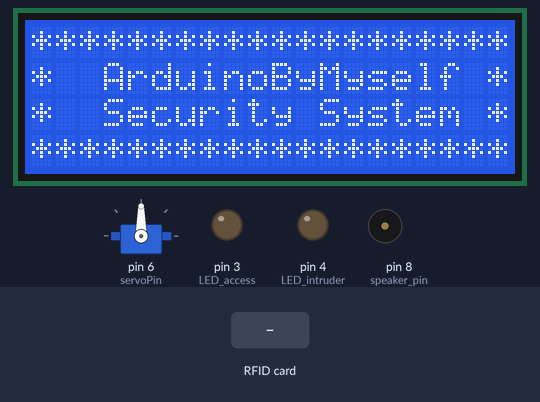
Bench run of a sketch on a simulated Arduino Uno, built with avr-gcc and run on an emulated ATmega328P. On the bench: servo, 20×4 character LCD, output pins drawn as LEDs (lit = HIGH), buzzer (waves = sounding). The inputs (shaded band) are chosen by the test bench. Pins used as bus, display or sensor lines are not drawn; what the sketch prints to the serial monitor is not drawn.

Above: at 0.6 s.
4.8 s: RFID card 5E 7A 19 C4 held to the reader
At 8.8 s:
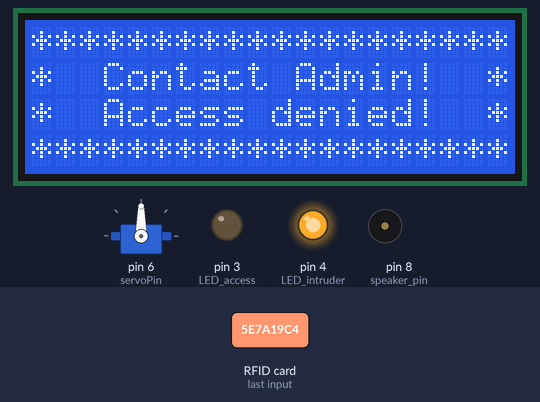
At 11.5 s:
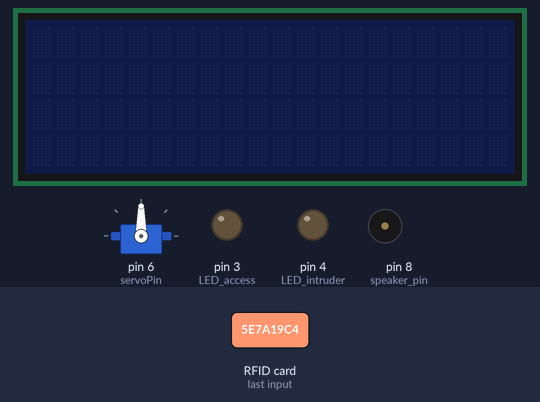
Timing chart, 0 to 13.0 s (numbered marks = the images above; inputs shaded):
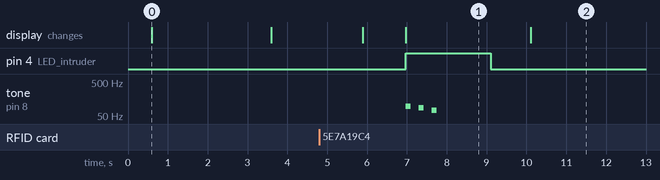

The sketch:

RFID.ino
```cpp
#include <SPI.h>
#include <RFID.h>
#include <Servo.h>
#include "pitches.h"
#include <LiquidCrystal_I2C.h>
#include <Wire.h>

// RFID definition
RFID rfid(10,5);

// 5 data bytes from cards
// you can read these bytes on the Serial console
byte emaomos[5] = {0xDE,0x1F,0x47,0xC9,0x4F};  // Marcelo Moraes (e+mao+mos)
byte newuser1[5] = {0xE2,0xF6,0x73,0x2E,0x49}; //new User 1 Flora
byte newuser2[5] = {0x01,0x9A,0x92,0x2b,0x23}; //new User 2
// Add allowed card IDs here

// // LCD address and type declaration
LiquidCrystal_I2C lcd(0x27,20,4);

byte serNum[5];
byte data[5];
int cardRead;  // card read 1 = good 0 = bad for playTune function
String Name;   // used for user name displayMsg function

// Melodies definition: access, welcome and rejection
int access_melody[] = {NOTE_G4,0, NOTE_A4,0, NOTE_B4,0, NOTE_A4,0, NOTE_B4,0, NOTE_C5,0};
int access_noteDurations[] = {8,8,8,8,8,4,8,8,8,8,8,4};
int fail_melody[] = {NOTE_G2,0, NOTE_F2,0, NOTE_D2,0};
int fail_noteDurations[] = {8,8,8,8,8,4};

// pins definition - LED, Buzzer and Servo-motor
int LED_access = 3;
int LED_intruder = 4;
int speaker_pin = 8;
int servoPin = 6;

// servo motor definition
Servo doorLock;


void setup(){
  doorLock.attach(servoPin);    // servo motor attaching
  Serial.begin(9600);           // Serial communication initialization
  lcd.init();                   // LCD initialization
  lcd.backlight();
  lcd.clear();                  // Clears the LCD display
  SPI.begin();                  // SPI communication initialization
  rfid.init();                  // RFID module initialization
  Serial.println("+++++++++++++++++++++++++++++++++++++++++++++++++++++++++++++++++++++++++++++++++++++++");
  Serial.println("+ http://arduinobymyself.blogspot.com.br                                              +");
  Serial.println("+ Arduino RFID Security System using MFRC522-AN                                       +");
  Serial.println("+ The RFID module is initiate in the automatic read mode, waiting for a valid card... +");
  Serial.println("+++++++++++++++++++++++++++++++++++++++++++++++++++++++++++++++++++++++++++++++++++++++");
  displayMsgInitial();
  delay(3000);
  pinMode(LED_access,OUTPUT);
  pinMode(LED_intruder,OUTPUT);
  pinMode(speaker_pin,OUTPUT);
  pinMode(servoPin,OUTPUT);
}

void loop(){
  lcd.clear();
  lcd.noBacklight();
  // Here you can create a variable for each user
  // NAME_card ou KEY_card
  boolean emaomos_card = true; // that is my card (e + mao + mos)...e + marcelo = mao, moraes = mos
  boolean newuser1_card = true;

  boolean newuser2_card = true;
  //put another users here

  if (rfid.isCard()){ // valid card found
    if (rfid.readCardSerial()){ // reads the card
      delay(1000);
      data[0] = rfid.serNum[0]; // stores the serial number
      data[1] = rfid.serNum[1];
      data[2] = rfid.serNum[2];
      data[3] = rfid.serNum[3];
      data[4] = rfid.serNum[4];
    }
  rfid.halt(); // RFID module to standby
  cardRead = 0;
  displayID_LCD();
  displayID_Console(); // used for testing purposes only. Prints the Card ID at the serial console
  for(int i=0; i<5; i++){
    if(data[i] != emaomos[i]) emaomos_card = false; // if it is not a valid card, put false to this user
    if (data[i] != newuser1[i]) newuser1_card = false;
    if (data[i] != newuser2[i]) newuser2_card = false;
    // Here you can check the another allowed users, just put lines like above with the user name
  }

  Serial.println(); // used for testing purposes  only
  if (emaomos_card){ // if a valid card was found
    cardRead = 1;
    displayMsgOK("Marcelo");
    playTune(cardRead);
  }
  else if(newuser1_card){
    cardRead = 1;
    displayMsgOK("Sara");
    playTune(cardRead);
  }
  else if(newuser2_card){
    cardRead = 1;
    displayMsgOK("newuser2");
    playTune(cardRead);
  }
  // another cards analysis, put many blocks like this
  // as many users you have

  else{ // if a card is not recognized
    displayMsgNOK();
    Serial.println("Card not recognized!  contact administration!"); // used for testing purposes  only
    digitalWrite(LED_intruder, HIGH); // turn on the red LED
    playTune(cardRead);
    delay(1000);
    digitalWrite(LED_intruder, LOW); // turn off the red LED
  }
  if (emaomos_card || newuser1_card|| newuser2_card){// add another user using an logical or condition ||
    Serial.println("Access Granted!... Welcome to ArduinoByMySelf!"); // used for testing purposes  only
    digitalWrite(LED_access,HIGH); // turn on the green LED
    doorLock.write(0); // releases the door, you need to adjust this to positioning the servo according your door locker
    delay(3000); // wait 5 senconds
    doorLock.write(180); // Locks the door, brings the serve to the original position should be adjusted too....
    digitalWrite(LED_access,LOW); // turn off the green LED
  }
  Serial.println(); // used for testing purposes  only
  delay(1000);
  rfid.halt(); // wait till sense a card over the reader
  lcd.noBacklight(); // turn the LCD backlight off
  }
}


//========== Function to play the access granted or denied tunes ==========
void playTune(int Scan) {
  if (Scan == 1) // A Good card Read
  {
    for (int i = 0; i < 12; i++)    //loop through the notes
        { // Good card read
          int access_noteDuration = 1000 / access_noteDurations[i];
          tone(speaker_pin, access_melody[i], access_noteDuration);
          int access_pauseBetweenNotes = access_noteDuration * 1.30;
          delay(access_pauseBetweenNotes);
          noTone(speaker_pin);
       }
  }
    else // A Bad card read
       for (int i = 0; i < 6; i++)    //loop through the notes
       {
          int fail_noteDuration = 1000 / fail_noteDurations[i];
          tone(speaker_pin, fail_melody[i], fail_noteDuration);
          int fail_pauseBetweenNotes = fail_noteDuration * 1.30;
          delay(fail_pauseBetweenNotes);
          noTone(speaker_pin);
       }
  }


//========== Display LCD messages for the users ==========
void displayMsgOK(String user)
{
    lcd.backlight();
    lcd.setCursor(0,0);
    lcd.print("  Welcome ");
    lcd.print(user);
    lcd.setCursor(0,3);
    lcd.print("--------------------");
    lcd.setCursor(0,2);
    lcd.print("   Access Granted   ");
    lcd.setCursor(0,3);
    lcd.print("      Welcome!      ");

}

void displayMsgNOK()
{
    lcd.backlight();
    lcd.setCursor(0,0);
    lcd.print("********************");
    lcd.setCursor(0,1);
    lcd.print("*  Contact Admin!  *");
    lcd.setCursor(0,2);
    lcd.print("*  Access denied!  *");
    lcd.setCursor(0,3);
    lcd.print("********************");
}

void displayMsgInitial()
{
    lcd.backlight();
    lcd.setCursor(0,0);
    lcd.print("********************");
    lcd.setCursor(0,1);
    lcd.print("*  ArduinoByMyself *");
    lcd.setCursor(0,2);
    lcd.print("*  Security System *");
    lcd.setCursor(0,3);
    lcd.print("********************");
}

void displayID_LCD(){
  lcd.backlight();
  lcd.setCursor(0,0);
  lcd.print("********************");
  lcd.setCursor(0,1);
  lcd.print("*     ID Found     *");
  //Serial.print("Card found - code:");
  lcd.setCursor(0,2);
  lcd.print("*    ");
  if(rfid.serNum[0] < 16){
    lcd.print("0");
  }
  lcd.print(rfid.serNum[0],HEX);

  if(rfid.serNum[1] < 16){
    lcd.print("0");
  }
  lcd.print(rfid.serNum[1],HEX);

  if(rfid.serNum[2] < 16){
    lcd.print("0");
  }
  lcd.print(rfid.serNum[2],HEX);

  if(rfid.serNum[3] < 16){
    lcd.print("0");
  }
  lcd.print(rfid.serNum[3],HEX);

  if(rfid.serNum[4] < 16){
    lcd.print("0");
  }
  lcd.print(rfid.serNum[4],HEX);

  lcd.print("    *");

  lcd.setCursor(0,3);
  lcd.print("********************");
  delay(1000); // shows the ID for about 1000ms
  lcd.clear();
  lcd.noBacklight();
}


void displayID_Console(){
  Serial.print("Card found - code:");
  if(rfid.serNum[0] < 16){
    Serial.print("0");
  }
  Serial.print(rfid.serNum[0],HEX);

  if(rfid.serNum[1] < 16){
    Serial.print("0");
  }
  Serial.print(rfid.serNum[1],HEX);

  if(rfid.serNum[2] < 16){
    Serial.print("0");
  }
  Serial.print(rfid.serNum[2],HEX);

  if(rfid.serNum[3] < 16){
    Serial.print("0");
  }
  Serial.print(rfid.serNum[3],HEX);

  if(rfid.serNum[4] < 16){
    Serial.print("0");
  }
  Serial.print(rfid.serNum[4],HEX);
}
```

pitches.h
```cpp
#define NOTE_B0  31
#define NOTE_C1  33
#define NOTE_CS1 35
#define NOTE_D1  37
#define NOTE_DS1 39
#define NOTE_E1  41
#define NOTE_F1  44
#define NOTE_FS1 46
#define NOTE_G1  49
#define NOTE_GS1 52
#define NOTE_A1  55
#define NOTE_AS1 58
#define NOTE_B1  62
#define NOTE_C2  65
#define NOTE_CS2 69
#define NOTE_D2  73
#define NOTE_DS2 78
#define NOTE_E2  82
#define NOTE_F2  87
#define NOTE_FS2 93
#define NOTE_G2  98
#define NOTE_GS2 104
#define NOTE_A2  110
#define NOTE_AS2 117
#define NOTE_B2  123
#define NOTE_C3  131
#define NOTE_CS3 139
#define NOTE_D3  147
#define NOTE_DS3 156
#define NOTE_E3  165
#define NOTE_F3  175
#define NOTE_FS3 185
#define NOTE_G3  196
#define NOTE_GS3 208
#define NOTE_A3  220
#define NOTE_AS3 233
#define NOTE_B3  247
#define NOTE_C4  262
#define NOTE_CS4 277
#define NOTE_D4  294
#define NOTE_DS4 311
#define NOTE_E4  330
#define NOTE_F4  349
#define NOTE_FS4 370
#define NOTE_G4  392
#define NOTE_GS4 415
#define NOTE_A4  440
#define NOTE_AS4 466
#define NOTE_B4  494
#define NOTE_C5  523
#define NOTE_CS5 554
#define NOTE_D5  587
#define NOTE_DS5 622
#define NOTE_E5  659
#define NOTE_F5  698
#define NOTE_FS5 740
#define NOTE_G5  784
#define NOTE_GS5 831
#define NOTE_A5  880
#define NOTE_AS5 932
#define NOTE_B5  988
#define NOTE_C6  1047
#define NOTE_CS6 1109
#define NOTE_D6  1175
#define NOTE_DS6 1245
#define NOTE_E6  1319
#define NOTE_F6  1397
#define NOTE_FS6 1480
#define NOTE_G6  1568
#define NOTE_GS6 1661
#define NOTE_A6  1760
#define NOTE_AS6 1865
#define NOTE_B6  1976
#define NOTE_C7  2093
#define NOTE_CS7 2217
#define NOTE_D7  2349
#define NOTE_DS7 2489
#define NOTE_E7  2637
#define NOTE_F7  2794
#define NOTE_FS7 2960
#define NOTE_G7  3136
#define NOTE_GS7 3322
#define NOTE_A7  3520
#define NOTE_AS7 3729
#define NOTE_B7  3951
#define NOTE_C8  4186
#define NOTE_CS8 4435
#define NOTE_D8  4699
#define NOTE_DS8 4978
```

Measured:
- after the input at 4.8 s, pin 4 (LED_intruder): LOW → HIGH after 2.2 s, → LOW 2.1 s later; tone on pin 8 (speaker_pin): plays 98 Hz for 0.13 s, 87 Hz for 0.13 s, 73 Hz for 0.13 s, starting after 2.2 s; the display: first changes after 1.1 s (image 1 shows a later state)
- what the display in image 0 shows lasts 3.0 s, from 0.6 s to 3.6 s
- what the display in image 1 shows lasts 3.1 s, from 7.0 s to 10.1 s
